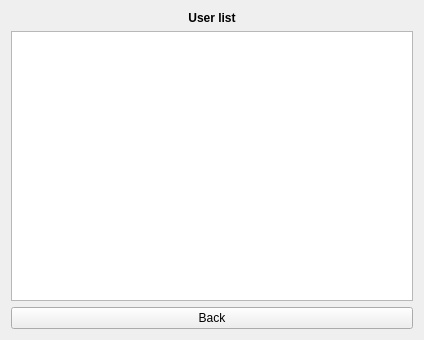
<?xml version="1.0" encoding="UTF-8"?>
<ui version="4.0">
 <class>UserList</class>
 <widget class="QWidget" name="UserList">
  <property name="geometry">
   <rect>
    <x>0</x>
    <y>0</y>
    <width>424</width>
    <height>340</height>
   </rect>
  </property>
  <property name="windowTitle">
   <string>Dialog</string>
  </property>
  <layout class="QVBoxLayout" name="verticalLayout">
   <item>
    <widget class="QLabel" name="label">
     <property name="font">
      <font>
       <weight>75</weight>
       <bold>true</bold>
      </font>
     </property>
     <property name="text">
      <string>User list</string>
     </property>
     <property name="alignment">
      <set>Qt::AlignCenter</set>
     </property>
    </widget>
   </item>
   <item>
    <widget class="QListWidget" name="userList"/>
   </item>
   <item>
    <widget class="QPushButton" name="backButton">
     <property name="text">
      <string>Back</string>
     </property>
    </widget>
   </item>
  </layout>
 </widget>
 <resources/>
 <connections/>
</ui>
